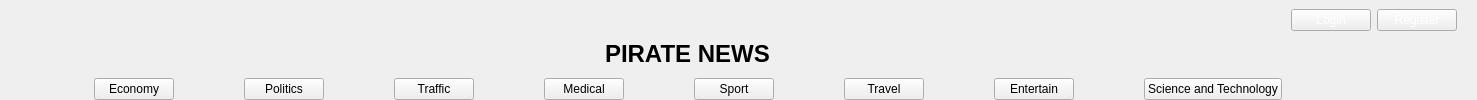
     <widget class="QFrame" name="categories">
      <property name="maximumSize">
       <size>
        <width>16777215</width>
        <height>100</height>
       </size>
      </property>
      <property name="styleSheet">
       <string notr="true">*{
	border:none;
	background-color: rgb(19, 62, 131);
	color: white;
	margin: 0;
	padding: 0;
}

QPushButton{
	text-decoration: underline;
	font-size: 14px;
	font: 10pt url('https://fonts.googleapis.com/css2?family=Oswald:wght@500&amp;family=Roboto:wght@300&amp;display=swap');
}

.QFrame#categories{
	width:100%;
	padding: 0;
	border:100px
}</string>
      </property>
      <layout class="QGridLayout" name="gridLayout_2">
       <property name="leftMargin">
        <number>0</number>
       </property>
       <property name="topMargin">
        <number>0</number>
       </property>
       <property name="bottomMargin">
        <number>0</number>
       </property>
       <property name="spacing">
        <number>0</number>
       </property>
       <item row="0" column="0" rowspan="4" colspan="2" alignment="Qt::AlignLeft|Qt::AlignVCenter">
        <widget class="QLabel" name="app_icon">
         <property name="sizePolicy">
          <sizepolicy hsizetype="MinimumExpanding" vsizetype="Preferred">
           <horstretch>0</horstretch>
           <verstretch>0</verstretch>
          </sizepolicy>
         </property>
         <property name="minimumSize">
          <size>
           <width>94</width>
           <height>90</height>
          </size>
         </property>
         <property name="maximumSize">
          <size>
           <width>94</width>
           <height>94</height>
          </size>
         </property>
         <property name="text">
          <string/>
         </property>
         <property name="pixmap">
          <pixmap>assets/Resource/pirate news.png</pixmap>
         </property>
         <property name="scaledContents">
          <bool>true</bool>
         </property>
         <property name="wordWrap">
          <bool>true</bool>
         </property>
         <property name="margin">
          <number>0</number>
         </property>
         <property name="indent">
          <number>-1</number>
         </property>
        </widget>
       </item>
       <item row="1" column="3" alignment="Qt::AlignHCenter">
        <widget class="QLabel" name="app_name">
         <property name="minimumSize">
          <size>
           <width>0</width>
           <height>25</height>
          </size>
         </property>
         <property name="font">
          <font>
           <pointsize>18</pointsize>
           <bold>true</bold>
          </font>
         </property>
         <property name="text">
          <string>PIRATE NEWS</string>
         </property>
        </widget>
       </item>
       <item row="0" column="4">
        <widget class="QWidget" name="user_action" native="true">
         <layout class="QHBoxLayout" name="horizontalLayout_2">
          <item>
           <widget class="QPushButton" name="login">
            <property name="maximumSize">
             <size>
              <width>100</width>
              <height>16777215</height>
             </size>
            </property>
            <property name="cursor">
             <cursorShape>PointingHandCursor</cursorShape>
            </property>
            <property name="styleSheet">
             <string notr="true">*{
	color: white
}</string>
            </property>
            <property name="text">
             <string>Login</string>
            </property>
            <property name="icon">
             <iconset>
              <normaloff>user (3).png</normaloff>user (3).png</iconset>
            </property>
           </widget>
          </item>
          <item>
           <widget class="QPushButton" name="register_2">
            <property name="maximumSize">
             <size>
              <width>100</width>
              <height>16777215</height>
             </size>
            </property>
            <property name="cursor">
             <cursorShape>PointingHandCursor</cursorShape>
            </property>
            <property name="styleSheet">
             <string notr="true">*{
	color: white
}</string>
            </property>
            <property name="text">
             <string>Register</string>
            </property>
            <property name="icon">
             <iconset>
              <normaloff>user (3).png</normaloff>user (3).png</iconset>
            </property>
           </widget>
          </item>
         </layout>
        </widget>
       </item>
       <item row="2" column="3">
        <layout class="QHBoxLayout" name="category_container" stretch="1,1,1,1,1,1,1,2">
         <property name="spacing">
          <number>70</number>
         </property>
         <property name="sizeConstraint">
          <enum>QLayout::SetNoConstraint</enum>
         </property>
         <property name="leftMargin">
          <number>0</number>
         </property>
         <property name="topMargin">
          <number>10</number>
         </property>
         <property name="rightMargin">
          <number>0</number>
         </property>
         <property name="bottomMargin">
          <number>0</number>
         </property>
         <item>
          <widget class="QPushButton" name="Economy">
           <property name="cursor">
            <cursorShape>PointingHandCursor</cursorShape>
           </property>
           <property name="text">
            <string>Economy</string>
           </property>
          </widget>
         </item>
         <item>
          <widget class="QPushButton" name="Politics">
           <property name="cursor">
            <cursorShape>PointingHandCursor</cursorShape>
           </property>
           <property name="text">
            <string>Politics</string>
           </property>
          </widget>
         </item>
         <item>
          <widget class="QPushButton" name="Traffic">
           <property name="cursor">
            <cursorShape>PointingHandCursor</cursorShape>
           </property>
           <property name="text">
            <string>Traffic</string>
           </property>
          </widget>
         </item>
         <item>
          <widget class="QPushButton" name="Medical">
           <property name="cursor">
            <cursorShape>PointingHandCursor</cursorShape>
           </property>
           <property name="text">
            <string>Medical</string>
           </property>
          </widget>
         </item>
         <item>
          <widget class="QPushButton" name="Sport">
           <property name="cursor">
            <cursorShape>PointingHandCursor</cursorShape>
           </property>
           <property name="text">
            <string>Sport</string>
           </property>
          </widget>
         </item>
         <item>
          <widget class="QPushButton" name="Travel">
           <property name="cursor">
            <cursorShape>PointingHandCursor</cursorShape>
           </property>
           <property name="text">
            <string>Travel</string>
           </property>
          </widget>
         </item>
         <item>
          <widget class="QPushButton" name="Entertain">
           <property name="cursor">
            <cursorShape>PointingHandCursor</cursorShape>
           </property>
           <property name="text">
            <string>Entertain</string>
           </property>
          </widget>
         </item>
         <item>
          <widget class="QPushButton" name="SciTech">
           <property name="sizePolicy">
            <sizepolicy hsizetype="Expanding" vsizetype="Minimum">
             <horstretch>0</horstretch>
             <verstretch>0</verstretch>
            </sizepolicy>
           </property>
           <property name="baseSize">
            <size>
             <width>0</width>
             <height>0</height>
            </size>
           </property>
           <property name="cursor">
            <cursorShape>PointingHandCursor</cursorShape>
           </property>
           <property name="text">
            <string>Science and Technology</string>
           </property>
          </widget>
         </item>
        </layout>
       </item>
      </layout>
     </widget>
